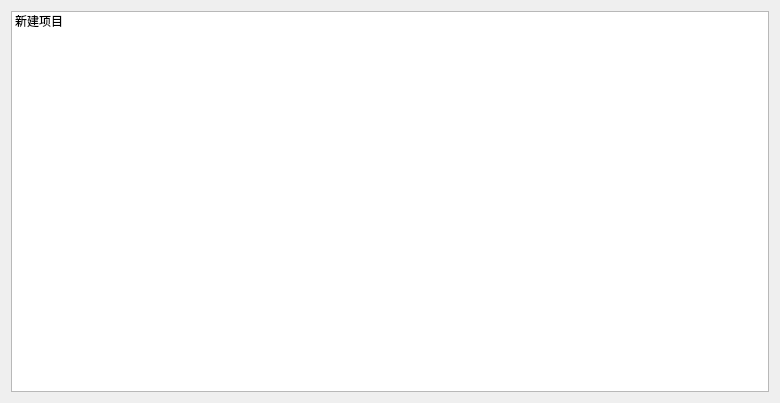
<?xml version="1.0" encoding="UTF-8"?>
<ui version="4.0">
 <class>Configurate</class>
 <widget class="QDialog" name="Configurate">
  <property name="geometry">
   <rect>
    <x>0</x>
    <y>0</y>
    <width>780</width>
    <height>403</height>
   </rect>
  </property>
  <property name="acceptDrops">
   <bool>false</bool>
  </property>
  <property name="windowTitle">
   <string>项目配置</string>
  </property>
  <layout class="QVBoxLayout" name="verticalLayout_2">
   <item>
    <widget class="QListWidget" name="listWidget">
     <item>
      <property name="text">
       <string>新建项目</string>
      </property>
     </item>
    </widget>
   </item>
  </layout>
 </widget>
 <resources/>
 <connections/>
</ui>
